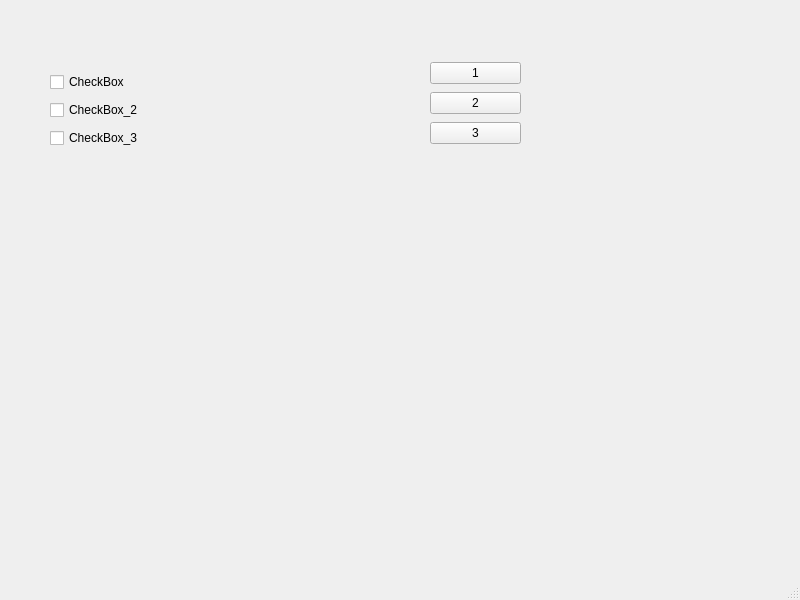
<?xml version="1.0" encoding="UTF-8"?>
<ui version="4.0">
 <class>MainWindow</class>
 <widget class="QMainWindow" name="MainWindow">
  <property name="geometry">
   <rect>
    <x>0</x>
    <y>0</y>
    <width>800</width>
    <height>600</height>
   </rect>
  </property>
  <property name="windowTitle">
   <string>MainWindow</string>
  </property>
  <widget class="QWidget" name="centralwidget">
   <widget class="QWidget" name="">
    <property name="geometry">
     <rect>
      <x>50</x>
      <y>70</y>
      <width>110</width>
      <height>83</height>
     </rect>
    </property>
    <layout class="QVBoxLayout" name="verticalLayout">
     <item>
      <widget class="QCheckBox" name="checkBox">
       <property name="text">
        <string>CheckBox</string>
       </property>
      </widget>
     </item>
     <item>
      <widget class="QCheckBox" name="checkBox_2">
       <property name="text">
        <string>CheckBox_2</string>
       </property>
      </widget>
     </item>
     <item>
      <widget class="QCheckBox" name="checkBox_3">
       <property name="text">
        <string>CheckBox_3</string>
       </property>
      </widget>
     </item>
    </layout>
   </widget>
   <widget class="QWidget" name="">
    <property name="geometry">
     <rect>
      <x>430</x>
      <y>60</y>
      <width>91</width>
      <height>89</height>
     </rect>
    </property>
    <layout class="QVBoxLayout" name="verticalLayout_2">
     <item>
      <widget class="QPushButton" name="pushButton">
       <property name="text">
        <string>1</string>
       </property>
      </widget>
     </item>
     <item>
      <widget class="QPushButton" name="pushButton_2">
       <property name="text">
        <string>2</string>
       </property>
      </widget>
     </item>
     <item>
      <widget class="QPushButton" name="pushButton_3">
       <property name="text">
        <string>3</string>
       </property>
      </widget>
     </item>
    </layout>
   </widget>
  </widget>
  <widget class="QMenuBar" name="menubar">
   <property name="geometry">
    <rect>
     <x>0</x>
     <y>0</y>
     <width>800</width>
     <height>22</height>
    </rect>
   </property>
  </widget>
  <widget class="QStatusBar" name="statusbar"/>
 </widget>
 <resources/>
 <connections/>
</ui>
